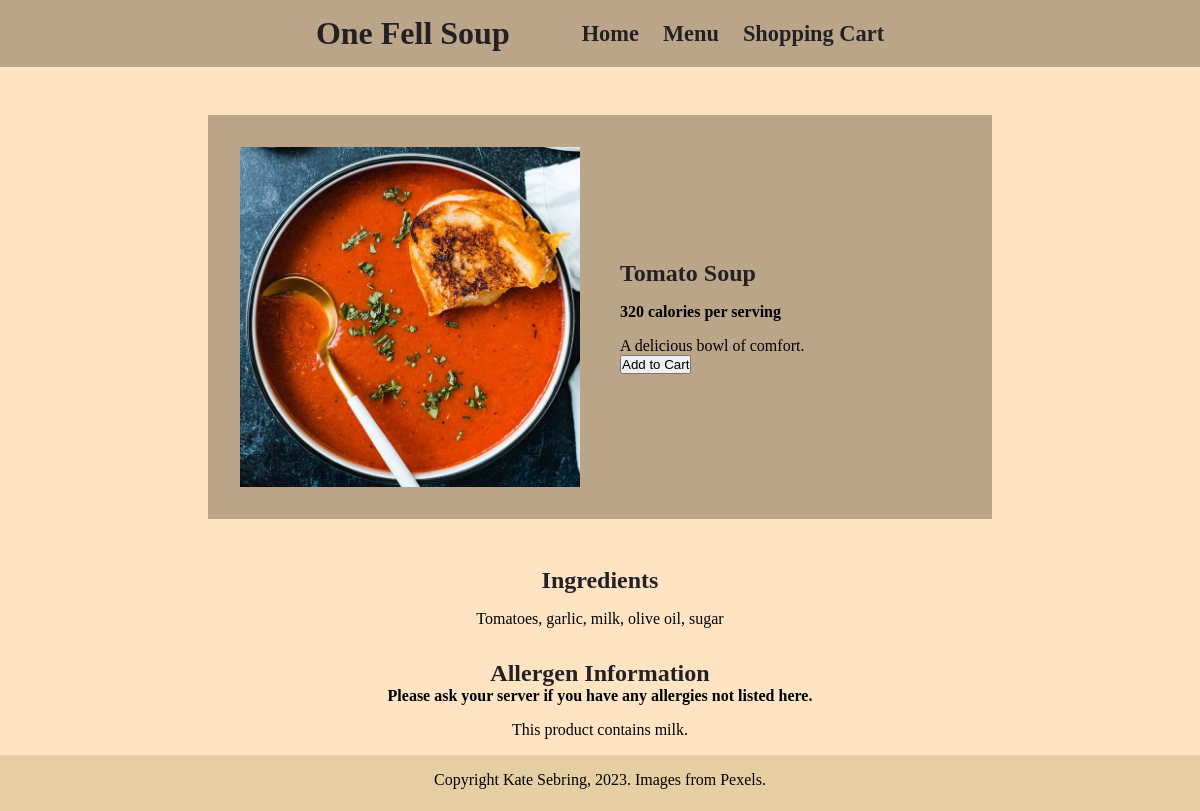
/tomato.php, run on the app's committed database.
### tables this page shows
CREATE TABLE soup_products(
productID INT AUTO_INCREMENT PRIMARY KEY,
productName VARCHAR(255),
productDescription VARCHAR(1000),
calories INT,
productPrice DECIMAL(13,2),
webPageLink VARCHAR(255),
allergies VARCHAR (1000),
ingredients VARCHAR (1000),
productImg VARCHAR(255),
imgAlt VARCHAR(255)
);

### tomato.php (the view, shortened to what this page needs)
<?php
include("header.php");
?>
<!DOCTYPE html>
<html lang="en">
<head>
    <link href="css/universal_settings.css" rel="stylesheet">
</head>
<body>
    <main>
        <div class="main-product-info">
            <?php
                try {
                    $selectItem = "SELECT * FROM soup_products WHERE productId = 1";
                        $stmt = $conn->prepare($selectItem);
                        $stmt->execute();
                        $stmt->setFetchMode(PDO::FETCH_ASSOC);
                        foreach($stmt->fetchAll() as $listItem) {
                            $productName = $listItem['productName'];
                            $calories = $listItem['calories'];
                            $productImg = $listItem['productImg'];
                            $productDescription = $listItem['productDescription'];
                            $imgAlt = $listItem['imgAlt'];
                            echo "<div class='productImage'><img src='$productImg' class='soup-img' alt='$imgAlt'></div>";
                            echo "<div class='productInfo'><h2>$productName</h2>";
                            echo "<p><b>$calories calories per serving</b></p>";
                            echo "<p id='product-description'>$productDescription</p>";
                        }
                } catch(PDOException $e) {
                    echo "Error: " . $e->getMessage();
                }
            ?>
            <form action="tomato.php" method="post">
                <input type="submit" name="submit" value="Add to Cart">
            </form>
            </div>
        </div>
        <div class="nutrition-info">
            <div id="ingredients">
                <h3>Ingredients</h3>
                <?php
                try {
                    $selectItem = "SELECT * FROM soup_products WHERE productId = 1";
                    $stmt = $conn->prepare($selectItem);
                    $stmt->execute();
                    $stmt->setFetchMode(PDO::FETCH_ASSOC);
                    foreach($stmt->fetchAll() as $listItem) {
                        $ingredients = $listItem['ingredients'];
                        echo "<p>$ingredients</p>";
                    }
                } catch(PDOException $e) {
                    echo "Error: " . $e->getMessage();
                }
                ?>
            </div>
            <div id="allergens">
                <h3>Allergen Information</h3>
                <strong>Please ask your server if you have any allergies not listed here.</strong>
                <?php
                try {
                    $selectItem = "SELECT * FROM soup_products WHERE productId = 1";
                    $stmt = $conn->prepare($selectItem);
                    $stmt->execute();
                    $stmt->setFetchMode(PDO::FETCH_ASSOC);
                    foreach($stmt->fetchAll() as $listItem) {
                        $allergies = $listItem['allergies'];
                        echo "<p>This product contains $allergies.</p>";
                    }
                } catch(PDOException $e) {
                    echo "Error: " . $e->getMessage();
                }
                ?>
            </div>
        </div>
    <footer>
        Copyright Kate Sebring, 2023. Images from Pexels.
    </footer>
    </main>
</body>
</html>

### css/universal_settings.css (style rules this page uses)
* { margin: 0; padding: 0; }
body { font-family: Cambria, Cochin, Georgia, Times, 'Times New Roman', serif; background-color: bisque; }
footer { background-color: rgb(229, 206, 162); height: 2.5rem; text-align: center; width:100%; padding-top: 1em; padding-bottom: 1em; margin-top: 1em; }
@media screen and (min-width: 348px) { footer { padding-bottom: 0; } }

### tomato.php (style rules this page uses)
.main-product-info { margin: auto; margin-top: 3rem; display: flex; flex-flow: column wrap; justify-content: center; align-items: center; text-align: center; padding: 2rem; background-color: #bba589; }
h2 { margin-bottom: 1rem; }
.soup-img { width: 100%; padding-bottom:1rem; }
h1, h2, h3 { color: #242124; }
p { margin-top:1rem; }
h3 { font-size: 1.5rem; }
.nutrition-info { display: flex; flex-flow: column wrap; align-items: center; gap:2rem; margin-top: 3rem; text-align: center; }
@media screen and (min-width: 700px) { main { flex-flow: row wrap; } }
@media screen and (min-width: 700px) { .soup-img { padding-bottom:0; } }
@media screen and (min-width: 700px) { .main-product-info { display: grid; grid-template-columns: repeat(2, 4fr); grid-template-rows: 1fr; grid-column-gap: 40px; grid-row-gap: 0px; text-align: left; width:70%; } }
@media screen and (min-width: 700px) { .productImage { grid-area: 1 / 1 / 2 / 2; } }
@media screen and (min-width: 700px) { .productInfo { grid-area: 1 / 2 / 2 / 3; } }
@media screen and (min-width: 1200px) { .main-product-info { width:60%; } }

### data on the page
soup_products: productImg (picture), productName "Tomato Soup", calories "320", productDescription "A delicious bowl of comfort.", ingredients "Tomatoes, garlic, milk, olive oil, sugar", allergies "milk"
